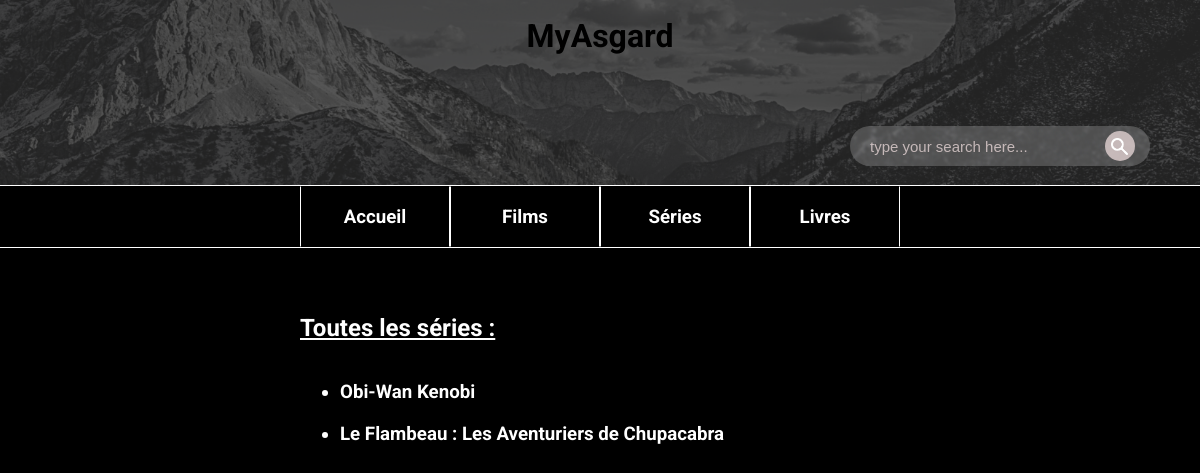
The page /blog/series/ on the database its author committed.
### blog/models.py (models this page shows, shortened)
class Product(models.Model):
    name = models.CharField(max_length=128)
    slug = models.SlugField(max_length=128)
    description = models.TextField(blank=True)
    image = models.ImageField(upload_to="products", blank=True, null=True)
    link = models.CharField(max_length=256, blank=True)
    type = models.IntegerField(default=0)
    def get_absolute_url(self):
        return reverse("product", kwargs={"slug": self.slug})

### blog/views.py (the view)
# urls.py: path('series/', series, name="blog-series"),
def series(request):
    products = Product.objects.all()
    return render(request, 'blog/series.html', context={"products": products})

### blog/templates/blog/series.html (shortened to what this page needs)
{% load static %}
<!DOCTYPE html>
<html lang="fr">
    <head>
        <link rel="stylesheet" href="{% static 'css/style.css' %}">
        <link rel="stylesheet" href="{% static 'css/swiper-bundle.min.css' %}"  >
    </head>
    <body>
        <div class="top">
            <h1><a href="{% url 'homepage' %}">MyAsgard</a></h1>
            <div class="search_bar">
                <form action="{% url 'product_list' %}">
                    <input id="reserch" type="text" name="reserch" placeholder="type your search here...">
                    <button type="submit"><img src="{% static 'image_site/search_icon.png' %}"></button>
                </form>
            </div>
        </div>
        <hr>
        <div class="tool_bar">
            <home>
                <h3><a href="{% url 'homepage' %}">Accueil</a></h3>
            </home>
            <films>
                <h3><a href="{% url 'blog-films' %}">Films</a></h3>
            </films>
            <series>
                <h3><a href="{% url 'blog-series' %}">Séries</a></h3>
            </series>
            <books>
                <h3><a href="{% url 'blog-books' %}">Livres</a></h3>
            </books>
        </div>
        <hr>
        {% load static %}
        <link rel="stylesheet" href="{% static 'css/blog-style.css' %}">
        <div class="container_list">
            <h2 class="annonce_title">Toutes les séries :</h2>
            <h3>
                <ul class="list">
                    {% for product in products %}
                    {% if product.type == 1 %}
                    <li><a class="link" href="{{ product.get_absolute_url }}">{{ product.name }}</a></li>
                    {% endif %}
                    {% endfor %}
                </ul>
            </h3>
        </div>
    </body>
</html>

### DocBlog/static/css/style.css (style rules this page uses)
html { font-family: 'Roboto', sans-serif; }
body { margin: 0px; height: 2000px; background-image: url("image_css/end_site.png"); background-repeat: no-repeat; background-attachment: absolute; background-position: bottom; background-size: contain; background-color: black; }
.top { display: flex; flex-direction: column; justify-content: center; border: none; height: 185px; background-image: url("image_css/image_site.png"); background-repeat: no-repeat; background-attachment: absolute; background-position: top; background-size: cover; }
h1 { align-self: center; margin-top: 5%; cursor: pointer; }
a { text-decoration: none; color: black; }
div h2 { margin-top: 5%; color: white; }
.search_bar { align-self: flex-end; margin-bottom: 1%; margin-left: 2%; }
div form { width: 300px; height: 40px; background: rgba(255, 255, 255, 0.2); display: flex; align-items: center; justify-content: center; margin: 50px 50px; border-radius: 60px; backdrop-filter: blur(1px) saturate(180%); }
form input { background: transparent; flex: auto; border: 0; padding: 10px 20px; outline: none; font-size: 15px; color: white; }
::placeholder { color:rgba(227, 211, 211, 0.795) }
form img { background: transparent; width: 17px; }
form button { display: flex; justify-items: center; align-items: center; margin-right: 15px; border: 0; border-radius: 50%; width: 30px; height: 30px; background: rgba(227, 211, 211, 0.795); cursor: pointer; }
.tool_bar { display: grid; grid-template-columns: 150px 150px 150px 150px; justify-content: center; }
.tool_bar h3 { cursor: pointer; }
.tool_bar a { text-decoration: none; color: white; }
home { display: inline-flex; justify-content: center; border: 1px solid; border-right-color: white; border-left-color: white; }
films { display: inline-flex; justify-content: center; border: 1px solid; border-right-color: white; border-left-color: white; }
series { display: inline-flex; justify-content: center; border: 1px solid; border-right-color: white; border-left-color: white; }
books { display: inline-flex; justify-content: center; border: 1px solid; border-right-color: white; border-left-color: white; }
hr { margin: 0px; border: 0px; height: 1px; background: white; }
h3 { color: white; }
h2 { color: white; margin: 0px; cursor: default; }

### DocBlog/static/css/blog-style.css (style rules this page uses)
.link { color: white; }
.container_list { margin-top: 3%; margin-left: 25%; margin-right: 25%; width: 50%; height: 50%; display: flex; flex-direction: column; justify-content: flex-start; }
.annonce_title { text-decoration: underline; }
.list { list-style: inside; list-style-position: outside; }
li { margin-top: 20px; }
h3 { color: white; }

### rows shown on the page
Product: name "Obi-Wan Kenobi"
Product: name "Le Flambeau : Les Aventuriers de Chupacabra"
